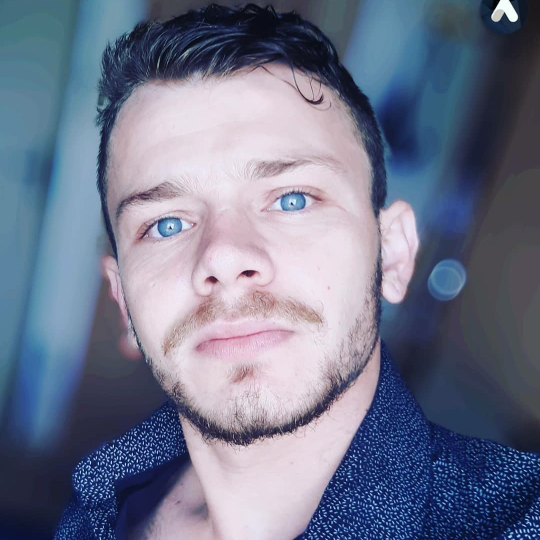
#> input picture Conversosr IMG/images/perfil.jpg, 1080 x 1080 px (shown at 1/2 size); its folder holds only this picture in this run
$ python file.py
#> lines starting #> are read from the running program, lines starting #| are printed output that depends on the picture
#!/usr/bin/env python3

from pathlib import Path
from PIL import Image

paths = Path("/images").glob("*")
path2 = './opt/icons/'

for img in paths:
    if img.is_file():
       with Image.open(img) as imagem:
#> imagem is the input picture: PIL image 1080x1080 RGB; mean R, G, B 111.8, 118.2, 140.6
           img = str(img).split('/')
           img = img[1] + '.jpeg'
           imagem = imagem.convert('RGB')
           imagem.rotate(270).resize((128, 128)).save("{}{}".format(path2, img))
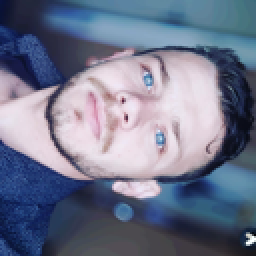
#> saved as tmp.jpeg: PIL image 128x128 RGB (shown 2 times larger); mean R, G, B 111.8, 118.2, 140.6
